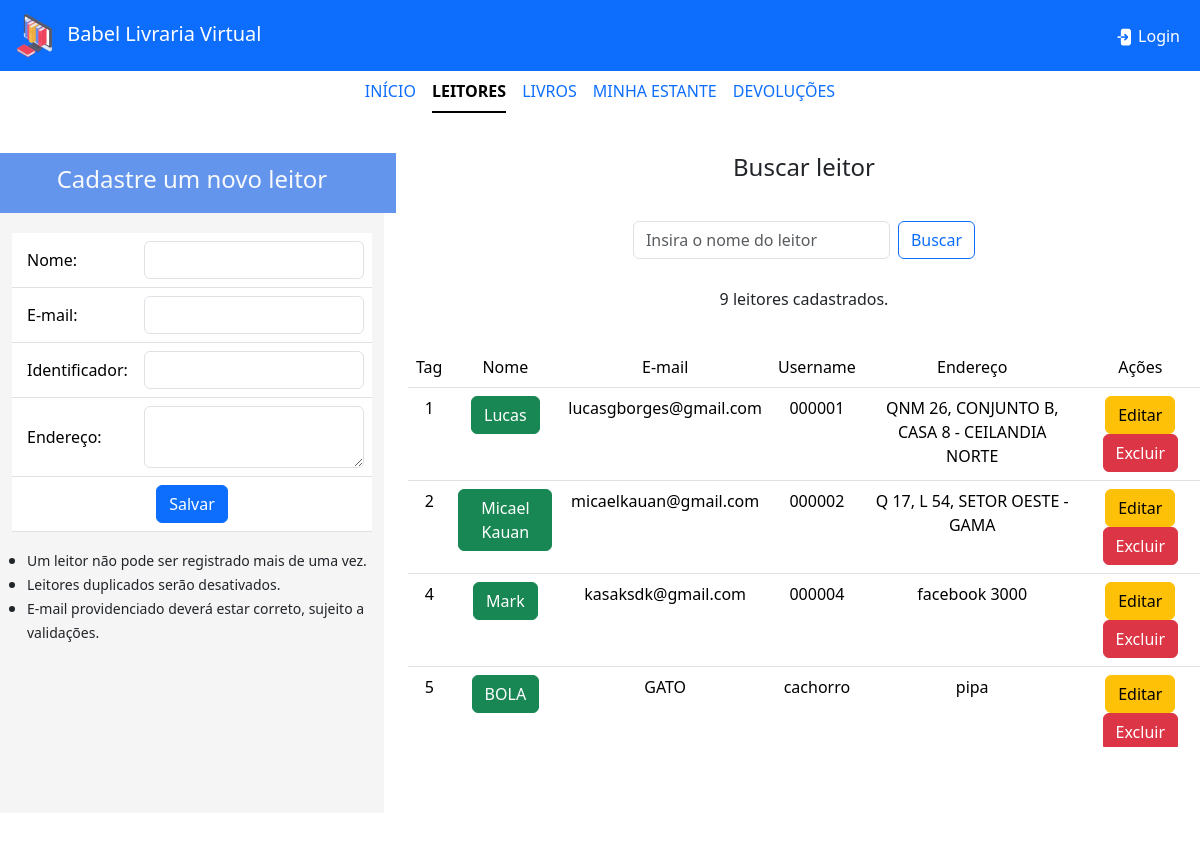
The app's page /leitores with its own data.
### bliv_app/models.py (models this page shows, shortened)
class leitor(models.Model):
    reference_Id=models.CharField(max_length=200)
    nome_leitor=models.CharField(max_length=200)
    email_leitor=models.TextField(max_length=200)
    endereco_leitor=models.TextField()
    senha = models.CharField(max_length=16, default='12345678')
    active=models.BooleanField(default=True)

### bliv_app/views.py (the view)
# urls.py: path('leitores', aba_leitor),
def aba_leitor(request):
    if request.method=="GET":
        leitores = leitor.objects.all()
        return render(request, "leitores.html",
                    context={"current_tab": "leitores", "leitores":leitores}
                    )
    else:
        query = request.POST['query']
        leitores = leitor.objects.raw("select * from bliv_app_leitor where nome_leitor like '%" + query + "%'")
        return render(request, "leitores.html",
                    context={"current_tab": "leitores", "leitores":leitores}
                    )

### bliv_app/templates/leitores.html (shortened to what this page needs)
<!DOCTYPE html>
{% extends "index.html" %}
{% load static %}
{% block main_content %}
<div class="container-flex text-center justify-content-center align-items-center" style="padding-top:20px; margin-top:10px; vertical-align:middle;">
    <div class="row justify-content-center align-middle" style="margin-top:10px; height:60px;">
        <div class="col-md-4 text-light d-flex justify-content-center align-items-center" style="background-color:#6495ED;">
            <h4 style="">Cadastre um novo leitor</h4>
        </div>
        <div class="col-md-8">
            <h4>Buscar leitor</h4>
        </div>
    </div>
    <div class="row">
        <div class="col-md-4">
            <div class="container" style="overflow-y:auto; height:600px; background:#F5F5F5;">
                <form class="dflex" action="/leitores/add" method="POST">
                    <table class="table" style="margin-top:20px;">
                        <tr>
                            <td style="text-align:left; vertical-align:middle; padding-left: 15px;">Nome: </td>
                            <td><input type="text" class="form-control" name="nome" value="{{editar_leitor.nome_leitor}}"></input></td>
                        </tr>
                        <tr>
                            <td style="text-align:left; vertical-align:middle; padding-left: 15px;">E-mail: </td>
                            <td><input type="text" class="form-control" name="email" value="{{editar_leitor.email_leitor}}"></input></td>
                        </tr>
                        <tr>
                            <td style="text-align:left; vertical-align:middle; padding-left: 15px;">Identificador: </td>
                            <td><input type="text" class="form-control" name="ref_Id" value="{{editar_leitor.reference_Id}}"></input></td>
                        </tr>
                        <tr>
                            <td style="text-align:left; vertical-align:middle; padding-left: 15px;">Endereço: </td>
                            <td><textarea class="form-control" name="endereco">{{editar_leitor.endereco_leitor}}</textarea></td>
                        </tr>
                        <tr>
                            <td colspan="2">
                                <button class="btn btn-primary" type="submit">Salvar</button>
                            </td>
                        </tr>
                    </table>
                </form>
                <ul style="text-align: left; vertical-align:middle; padding-left: 15px;">
                    <li><small>Um leitor não pode ser registrado mais de uma vez.</small></li>
                    <li><small>Leitores duplicados serão desativados.</small></li>
                    <li><small>E-mail providenciado deverá estar correto, sujeito a validações.</small></li>
                </ul>
            </div>
        </div>
        <div class="col-md-8">
            <div class="row">
                <nav class="navbar bg-body-light">
                    <div class="container-fluid justify-content-center align-items-center">
                        <form class="d-flex" role="search" action="/leitores" method="POST">
                            <input class="form-control me-2" type="search" placeholder="Insira o nome do leitor" aria-label="Search" name="query" value="{{query}}">
                            <button class="btn btn-outline-primary" type="submit">Buscar</button>
                        </form>
                    </div>
                </nav>
            </div>
            <div class="row" style="margin-top:20px;">
                <p>{{leitores|length}} leitores cadastrados.</p>
            </div>
            <div class="row" style="margin-top:20px;">
                <div class="container" style="overflow-y: auto; height:400px;">
                    <table class="table table-hover">
                        <thead>
                            <tr>
                                <td>Tag</td>
                                <td>Nome</td>
                                <td>E-mail</td>
                                <td>Username</td>
                                <td>Endereço</td>
                                <td>Ações</td>
                            </tr>
                        </thead>
                        <tbody>
                            {% for leitor in leitores %}
                                <tr>
                                    <td>{{leitor.id}}</td>
                                    <td>
                                        {% if leitor.active %}
                                            <span class="btn btn-success">{{leitor.nome_leitor}}</span>
                                        {% else %}
                                            <span class="btn btn-secondary">{{leitor.nome_leitor}}</span>
                                        {% endif %}
                                    </td>
                                    <td>{{leitor.email_leitor}}</td>
                                    <td>{{leitor.reference_Id}}</td>
                                    <td>{{leitor.endereco_leitor}}</td>
                                    <td>
                                        <a href="{% url 'editar_leitor' leitor.id %}" class="btn btn-warning">Editar</a>
                                        <a href="{% url 'excluir_leitor' leitor.id %}" class="btn btn-danger" onclick="return confirm('Tem certeza que deseja excluir?');">Excluir</a>
                                    </td>
                                </tr>
                            {% endfor %}
                        </tbody>
                    </table>
                </div>
            </div>
        </div>
    </div>
</div>
{% endblock %}

### records on screen
leitor: id "1", nome_leitor "Lucas", email_leitor "lucasgborges@gmail.com", reference_Id "000001", endereco_leitor "QNM 26, CONJUNTO B, CASA 8 - CEILANDIA NORTE"
leitor: id "2", nome_leitor "Micael Kauan", email_leitor "micaelkauan@gmail.com", reference_Id "000002", endereco_leitor "Q 17, L 54, SETOR OESTE - GAMA"
leitor: id "4", nome_leitor "Mark", email_leitor "kasaksdk@gmail.com", reference_Id "000004", endereco_leitor "facebook 3000"
leitor: id "5", nome_leitor "BOLA", email_leitor "GATO", reference_Id "cachorro", endereco_leitor "pipa"

### other values on screen
{{ leitores|length }} "9"
